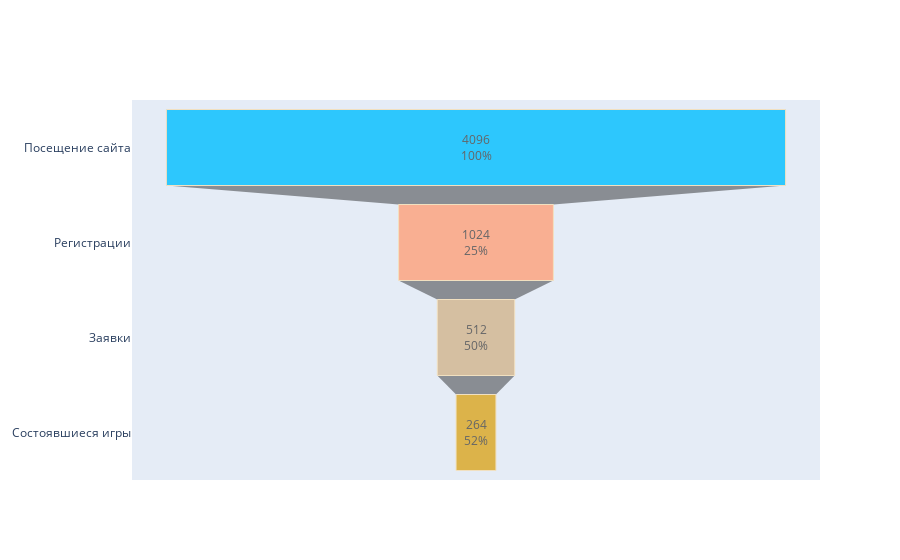

Notebook source saved alongside this figure:
### Code cell
fig = go.Figure(
    go.Funnel(
        y=general_funnel.stage,
        x=general_funnel.value,
        textposition="inside",
        textinfo="value+percent previous",
        opacity=0.8,
        marker={
            "color": ["deepskyblue", "lightsalmon", "tan", "goldenrod", "silver"],
            "line": {
                "width": [1],
                "color": ["wheat", "wheat", "wheat", "wheat", "wheat"],
            },
        },
        connector={"line": {"color": "royalblue", "dash": "dot", "width": 0}},
    )
)

fig.show()

### Figure 1 — Plotly figure (JSON) as saved in the notebook; plotly's stock layout.template omitted (floating-point values rounded to 4 significant figures)
{"data": [{"connector": {"line": {"color": "royalblue", "dash": "dot", "width": 0}}, "marker": {"color": ["deepskyblue", "lightsalmon", "tan", "goldenrod", "silver"], "line": {"color": ["wheat", "wheat", "wheat", "wheat", "wheat"], "width": [1]}}, "opacity": 0.8, "textinfo": "value+percent previous", "textposition": "inside", "type": "funnel", "x": [4096, 1024, 512, 264], "y": ["Посещение сайта", "Регистрации", "Заявки", "Состоявшиеся игры"]}], "layout": {}}
